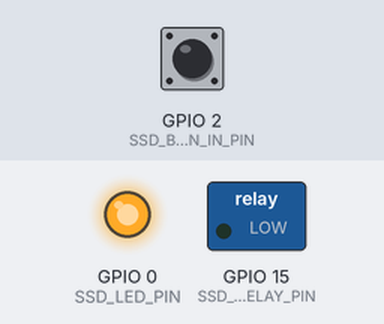
Bench run of a sketch on a simulated ESP8266 (NodeMCU). On the bench: switched loads named in the sketch (green lamp = pin HIGH), output pins drawn as LEDs (lit = HIGH). Dashed ring = blinking. Inputs (shaded band) come from the test bench; at power-on: GPIO 2 (SSD_BUTTON_IN_PIN) HIGH. WiFi joins after 1.5 s; servers stay silent unless stated; no MQTT or app messages arrive unless stated; what the sketch prints to the serial monitor is not drawn.

Above: at 1.25 s.
1.3 s: GPIO 2 (SSD_BUTTON_IN_PIN) pulled LOW for 0.15 s
At 2.7 s:
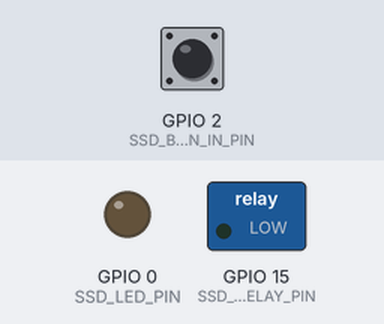
4.3 s: GPIO 2 (SSD_BUTTON_IN_PIN) pulled LOW for 1 s
At 5.0 s:
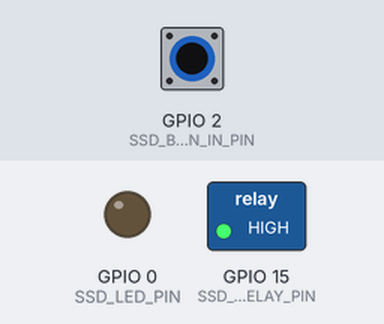
7.3 s: GPIO 2 (SSD_BUTTON_IN_PIN) pulled LOW for 3.2 s
At 7.53 s:
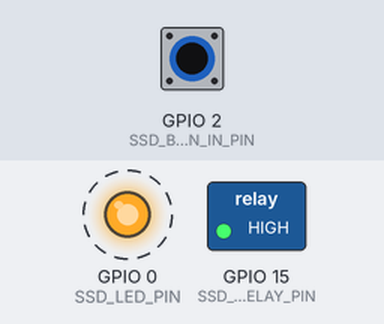
12.0 s: GPIO 2 (SSD_BUTTON_IN_PIN) driven LOW
At 13.53 s:
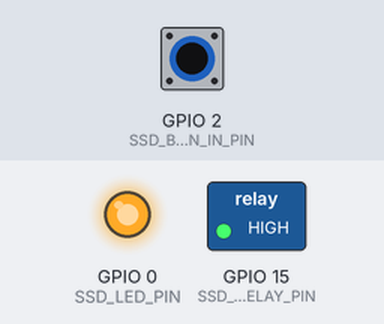
15.0 s: GPIO 2 (SSD_BUTTON_IN_PIN) driven HIGH
At 17.0 s:
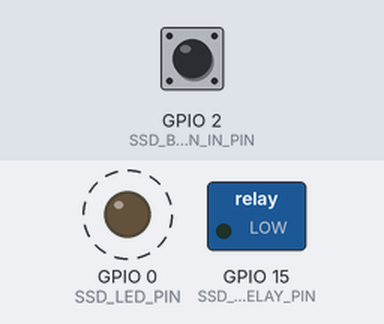
Timing chart, 0 to 19.0 s (numbered marks = the images above; inputs shaded):
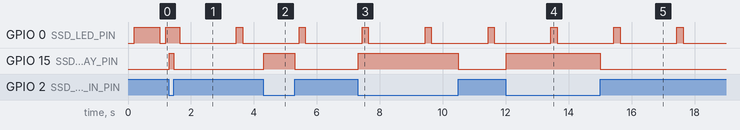

The sketch:

StealthSmartDoorbell.ino
```cpp
#include <ESP8266WiFi.h>
#include <PubSubClient.h>
#include "StealthSmartDoorbell_config.h"
#include "StealthSmartDoorbell_secrets.h"

WiFiClient wifiClient;
PubSubClient mqttClient(wifiClient);

static long ssdTriggered = 0;
static long ssdButtonPressed = 0;
static long ssdLedOn = 1;
static long ssdLedOff = 0;
static long ssdMqttConnect = 0;
static bool ssdMqttFirstConnectAttempt = true;

void setup() {
  // put your setup code here, to run once:
  Serial.begin(SSD_SERIAL_BAUD);
  ssdLog("Startup");
  pinMode(SSD_LED_PIN, OUTPUT);
  pinMode(SSD_BELL_RELAY_PIN, OUTPUT);
  pinMode(SSD_BUTTON_OUT_PIN, OUTPUT);
  pinMode(SSD_BUTTON_IN_PIN, INPUT);
  digitalWrite(SSD_BELL_RELAY_PIN, LOW);
  digitalWrite(SSD_BUTTON_OUT_PIN, LOW); // could also just be connected to GND
  ssdLog("Connecting to WiFi SSID: " SSD_SSID);;
  WiFi.mode(WIFI_STA);
  WiFi.begin(SSD_SSID, SSD_PSK);
  ssdLog("MQTT server: "SSD_MQTT_SERVER);
  mqttClient.setServer(SSD_MQTT_SERVER, SSD_MQTT_PORT);
  mqttClient.setSocketTimeout(SSD_MQTT_TIMEOUT);
  mqttClient.setBufferSize(SSD_MQTT_BUFFER_SIZE);
  ssdLog("Startup finished");
}

void loop() {
  // put your main code here, to run repeatedly:
  ssdLog("Starting loop");
  int ssdButtonState = digitalRead(SSD_BUTTON_IN_PIN);
  while (true) {
    ssdButtonState = digitalRead(SSD_BUTTON_IN_PIN);
    if (ssdButtonState == LOW) {
      if (ssdButtonPressed == 0) {
        ssdButtonPressed = millis();
      }
      if (ssdButtonPressedFor() > SSD_BUTTON_TIME) {
        digitalWrite(SSD_BELL_RELAY_PIN, HIGH);
        ssdLog("TRIGGER!");
        if (ssdLastTriggered() > SSD_MQTT_ALERT_BACKOFF) {
          ssdSendMqtt(ssdMqttActionTriggerTopic, "dingdong");
          ssdTriggered = millis();
        }
      }
    }
    else {
      digitalWrite(SSD_BELL_RELAY_PIN, LOW);
      ssdButtonPressed = 0;
    }
    ssdFlashLeds();
    ssdMqttReconnect();
    mqttClient.loop();
    yield();
  }
}

long ssdButtonPressedFor() { return millis() - ssdButtonPressed; }
long ssdLastTriggered() { return millis() - ssdTriggered; }

void ssdSendMqtt(String topic, String message) {
  if (mqttClient.connected()) {
    mqttClient.publish(topic.c_str(), message.c_str());
    ssdLog("MQTT send topic: " + topic + " message: " + message);
  }
  else {
   ssdLog("MQTT is not connected");
  }
}

void ssdMqttReconnect() {
  if ((ssdLastMqttConnectAttempt() > SSD_MQTT_RETRY) || (ssdMqttFirstConnectAttempt == true)) {
    ssdMqttConnect = millis();
    if (WiFi.status() == WL_CONNECTED) {
      if (!mqttClient.connected()) {
        ssdMqttFirstConnectAttempt = false;
        ssdLog("MQTT connecting");
        if (mqttClient.connect(ssdId.c_str(), SSD_MQTT_USER, SSD_MQTT_PASS)) {
            ssdLog("MQTT connected");
            ssdSendMqtt(ssdMqttDiscoveryTriggerTopic, ssdMqttDiscoveryTriggerPayload);
            ssdSendMqtt(ssdMqttDiscoveryHeartbeatTopic, ssdMqttDiscoveryHeartbeatPayload);
            ssdSendMqtt(ssdMqttActionTriggerTopic, "hello");
        }
        else {
          ssdLog("MQTT connect unsuccessful");
        }
      }
      else {
        ssdSendMqtt(ssdMqttHeartbeatTopic, "OK");
      }
    }
    else if (!ssdMqttFirstConnectAttempt) {
      ssdLog("SSD WiFi not connected");
    }
  }
}

long ssdLastMqttConnectAttempt() { return millis() - ssdMqttConnect; }

void ssdFlashLeds() {
  int ssdLedOnPeriod;
  int ssdLedOffPeriod;
  if (WiFi.status() != WL_CONNECTED) {
    ssdLedOnPeriod = SSD_LED_ON_3;
    ssdLedOffPeriod = SSD_LED_OFF_3;
  }
  else if (!mqttClient.connected()) {
    ssdLedOnPeriod = SSD_LED_ON_4;
    ssdLedOffPeriod =  SSD_LED_OFF_4;
  }
  else {
    // all connected!
    ssdLedOnPeriod = SSD_LED_ON_1;
    ssdLedOffPeriod = SSD_LED_OFF_1;
  }

  if (ssdLedOn > 0) {
    if (ssdLedOnFor() < ssdLedOnPeriod) {
      digitalWrite(SSD_LED_PIN, LOW);
    }
    else {
      ssdLedOn = 0;
      ssdLedOff = millis();
    }
  }
  if (ssdLedOff > 0) {
    if (ssdLedOffFor() < ssdLedOffPeriod) {
      digitalWrite(SSD_LED_PIN, HIGH);
    }
    else {
      ssdLedOff = 0;
      ssdLedOn = millis();
    }
  }
}

long ssdLedOnFor() { return millis() - ssdLedOn; }
long ssdLedOffFor() { return millis() - ssdLedOff; }

void ssdLog(String message) {
  Serial.println("SSD> " + message);
}
```

StealthSmartDoorbell_secrets.h
```cpp
#define SSD_SSID "Your WiFi SSID"
#define SSD_PSK "Your WiFi Password"
#define SSD_MQTT_SERVER "Your MQTT IP / Home Assistant IP"
#define SSD_MQTT_USER "Your MQTT username"
#define SSD_MQTT_PASS "Your MQTT password"
```

StealthSmartDoorbell_config.h
```cpp
#define SSD_MQTT_PORT 1883
#define SSD_MQTT_AUTO_DISCOVERY "homeassistant"
#define SSD_MQTT_TIMEOUT 2
#define SSD_MQTT_RETRY 60000
#define SSD_MQTT_BUFFER_SIZE 1024
#define SSD_MQTT_ALERT_BACKOFF 5000

#define SSD_MODEL "Stealth Smart Doorbell / Feather HUZZAH ESP8266"
#define SSD_MANUFACTURER "rkearsley / Adafruit"
#define SSD_LED_PIN 0
#define SSD_BELL_RELAY_PIN 15
#define SSD_BUTTON_OUT_PIN 16
#define SSD_BUTTON_IN_PIN 2

#define SSD_BUTTON_TIME 10
#define SSD_LED_OFF_1 200
#define SSD_LED_ON_1 1800
#define SSD_LED_OFF_3 800
#define SSD_LED_ON_3 200
#define SSD_LED_OFF_4 500
#define SSD_LED_ON_4 500

#define SSD_SERIAL_BAUD 115200

static String ssdId = "StealthSmartDoorbell_" + String(ESP.getChipId());
static String ssdName = "Stealth Smart Doorbell";

static String ssdMqttActionTriggerTopic = ssdId + "/trigger";
static String ssdMqttDiscoveryTriggerTopic = SSD_MQTT_AUTO_DISCOVERY "/device_automation/" + ssdId + "/trigger/config";
static String ssdMqttDiscoveryTriggerPayload =
  "{"
    "\"automation_type\":\"trigger\","
    "\"topic\":\"" + ssdMqttActionTriggerTopic + "\","
    "\"type\":\"button_short_press\","
    "\"subtype\":\"button_1\","
    "\"payload\":\"dingdong\","
    "\"device\":{"
      "\"identifiers\":[\"" + ssdId + "\"],"
      "\"name\":\"" + ssdName + "\","
      "\"model\":\"" SSD_MODEL "\","
      "\"manufacturer\":\"" SSD_MANUFACTURER "\","
      "\"connections\":[[\"mac\",\"" + WiFi.macAddress() + "\"]]"
    "}"
  "}";

static String ssdMqttHeartbeatTopic = ssdId + "/heartbeat";
static String ssdMqttDiscoveryHeartbeatTopic = SSD_MQTT_AUTO_DISCOVERY "/sensor/" + ssdId + "/heartbeat/config";
static String ssdMqttDiscoveryHeartbeatPayload =
  "{"
    "\"state_topic\":\"" + ssdMqttHeartbeatTopic + "\","
    "\"name\":\"" + ssdName + " Heartbeat\","
    "\"unique_id\":\"" + ssdId + "_ok\","
    "\"expire_after\":120,"
    "\"device\":{"
      "\"identifiers\":[\"" + ssdId + "\"],"
      "\"name\":\"" + ssdName + "\","
      "\"model\":\"" SSD_MODEL "\","
      "\"manufacturer\":\"" SSD_MANUFACTURER "\","
      "\"connections\":[[\"mac\",\"" + WiFi.macAddress() + "\"]]"
    "}"
  "}";
```

Measured:
- after the input at 1.3 s, GPIO 15 (SSD_BELL_RELAY_PIN): LOW → HIGH at once, → LOW 0.14 s later
- after the input at 4.3 s, GPIO 15 (SSD_BELL_RELAY_PIN): LOW → HIGH at once, → LOW 0.99 s later
- after the input at 7.3 s, GPIO 15 (SSD_BELL_RELAY_PIN): LOW → HIGH at once, → LOW 3.2 s later
- after the input at 12.0 s, GPIO 15 (SSD_BELL_RELAY_PIN): LOW → HIGH at once
- after the input at 15.0 s, GPIO 15 (SSD_BELL_RELAY_PIN): HIGH → LOW at once
- by itself, GPIO 0 (SSD_LED_PIN): alternates HIGH for 0.20 s and LOW for 1.8 s
